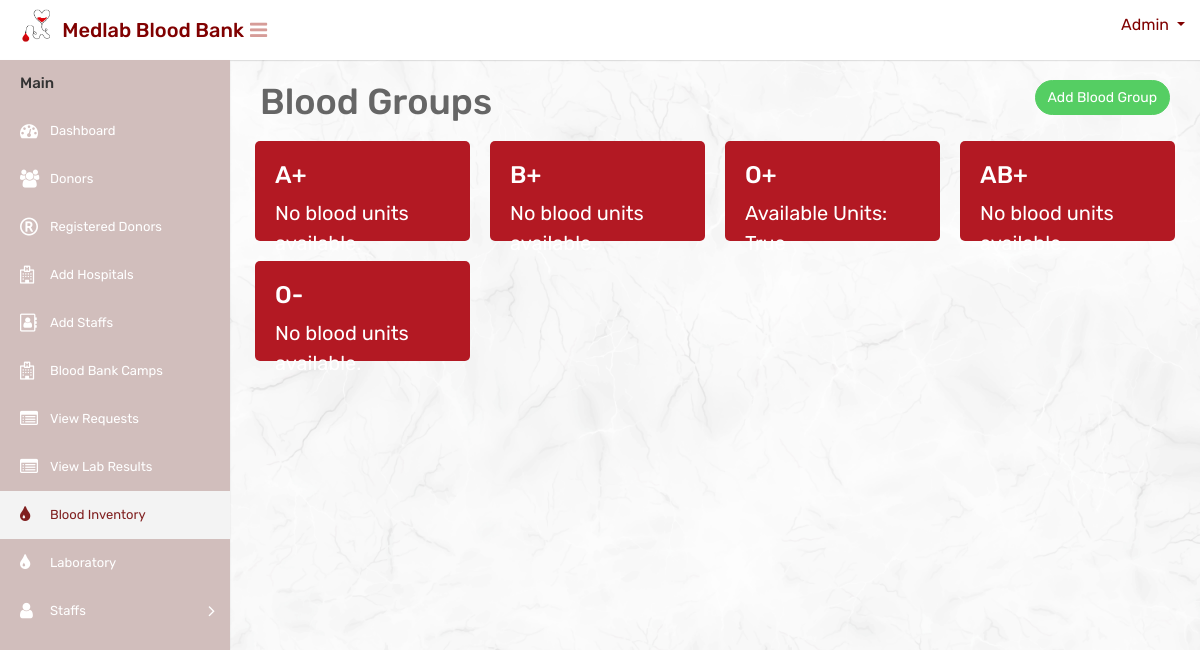
The page /bloodinventory on the database as committed earlier.
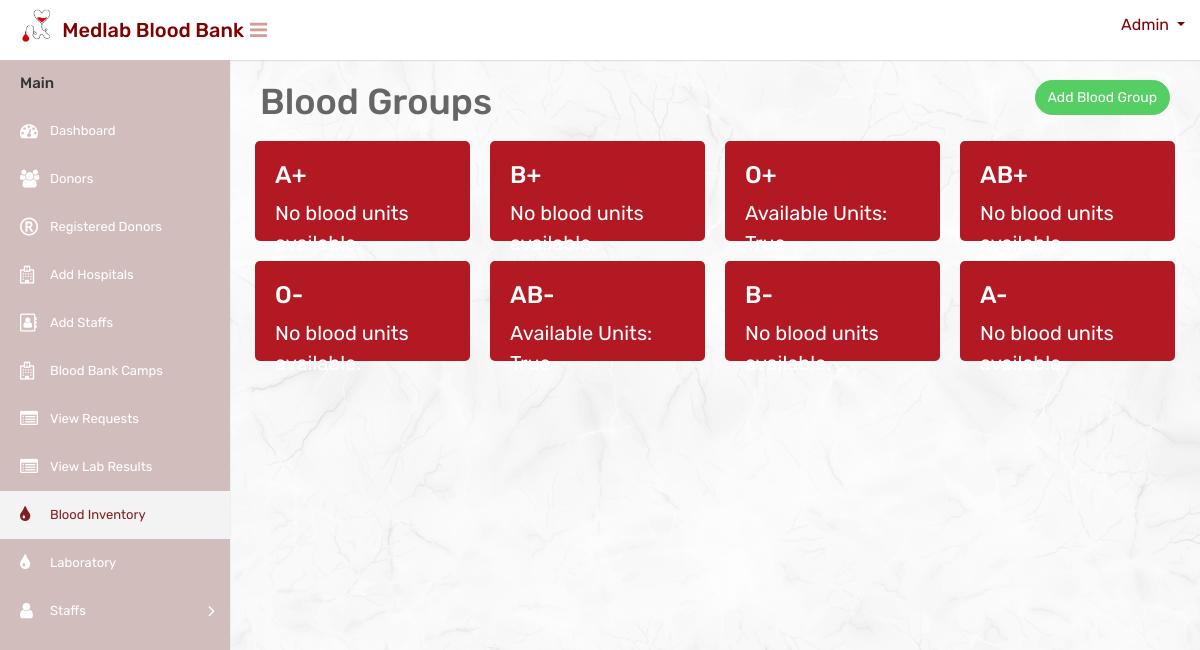
The same page on the database as committed later.
### website/models.py (models this page shows, shortened)
class BloodType(models.Model):
    blood_type = models.CharField(max_length=10, unique=True)

### website/views.py (the view)
# urls.py: path('bloodinventory', bloodinventory, name='bloodinventory'),
def bloodinventory(request):
    blood_types = BloodType.objects.all()
    blood_inventory_units = {}
    for blood_type in blood_types:
        try:
            blood_inventory = BloodInventory.objects.get(blood_type=blood_type)
            units = blood_inventory.quantity // 450
        except BloodInventory.DoesNotExist:
            units = 0
        blood_inventory_units[blood_type] = units
    return render(request, 'mainuser/bloodinventory.html', {'blood_types': blood_types, 'blood_inventory_units': blood_inventory_units})

### templates/mainuser/bloodinventory.html (shortened to what this page needs)
{% load static %}
<html lang="en">
<head>
    <link rel="stylesheet" type="text/css" href="{% static 'mainuser/css/bootstrap.min.css' %}">
    <link rel="stylesheet" type="text/css" href="{% static 'mainuser/css/font-awesome.min.css' %}">
    <link rel="stylesheet" type="text/css" href="{% static 'mainuser/css/style.css' %}">
</head>
<body>
    <div class="main-wrapper">
        <div class="header" style="background-color:white;height:60px;">
			<div class="header-left">
				<a href="{% url 'adminindex' %}" class="logo" style="color: black;">
					<img src="{% static 'mainuser/img/logocopy.png' %}" width="75" height="40" alt="" style="margin-left:15px"> <span style="color: maroon;font-size: 20px;margin-top:10px; margin-left:-10px;white-space: nowrap;">Medlab Blood Bank</span>
				</a>
			</div>
			<a id="toggle_btn" href="javascript:void(0);" style="color:#d69c98;margin-top:20px;margin-left:10px;"><i class="fa fa-bars"></i></a>
            <ul class="nav user-menu float-right">
                <li class="nav-item dropdown has-arrow">
                    <a href="#" class="dropdown-toggle nav-link user-link" data-toggle="dropdown"style="color:maroon">
						<span style="color:maroon;">Admin</span>
                    </a>
                </li>
            </ul>
        </div>
        <div class="sidebar" id="sidebar">
            <div class="sidebar-inner slimscroll">
                <div id="sidebar-menu" class="sidebar-menu">
                    <ul>
                        <li class="menu-title">Main</li>
                        <li>
                            <a href="{% url 'adminindex' %}"><i class="fa fa-dashboard"></i> <span>Dashboard</span></a>
                        </li>
						<li>
                            <a href="{% url 'donors' %}"><i class="fa fa-users"></i> <span>Donors</span></a>
                        </li>
                        <li>
                            <a href="{% url 'registereddonortable' %}"><i class="fa fa-registered"></i> <span>Registered Donors</span></a>
                        </li>
                        <li>
                            <a href="{% url 'registeredhospitaltable' %}"><i class="fa fa-hospital-o"></i> <span>Add Hospitals</span></a>
                        </li>
                        <li>
                            <a href="{% url 'registeredstafftable' %}"><i class="fa fa-address-book-o"></i> <span>Add Staffs</span></a>
                        </li>
                        <li>
                            <a href="{% url 'departments' %}"><i class="fa fa-hospital-o"></i> <span>Blood Bank Camps</span></a>
                        </li>
                        <li>
                            <a href="{% url 'blood_request_list' %}"><i class="fa fa-list-alt"></i> <span>View Requests</span></a>
                        </li>
						<li>
                            <a href="{% url 'view_uploaded_files' %}"><i class="fa fa-list-alt"></i> <span>View Lab Results</span></a>
                        </li>
                        <li class="active">
                            <a href="{% url 'bloodinventory' %}"><i class="fa fa-tint"></i> <span>Blood Inventory</span></a>
                        </li>
                        <li>
                            <a href="{% url 'laboratory' %}"><i class="fa fa-tint"></i> <span>Laboratory</span></a>
                        </li>
						<li class="submenu">
							<a href="#"><i class="fa fa-user"></i> <span>Staffs </span> <span class="menu-arrow"></span></a>
						</li>
                    </ul>
                </div>
            </div>
        </div>
        <div class="page-wrapper">
            <div class="content">
                <button id="addBloodGroupBtn" class="btn btn btn-success btn-rounded float-right" onclick="location.href='{% url 'addnewgroup' %}'">Add Blood Group</button>
                <h1>Blood Groups</h1>
                <div class="row">
                    {% for blood_type in blood_types %}
                        <div class="blood-group-box">
                            <h3>{{ blood_type.blood_type }}</h3>
                            {% with blood_inventory=blood_type.bloodinventory.quantity %}
                                {% if blood_inventory %}
                                    <p>Available Units: {{ blood_inventory|divisibleby:450 }}</p>
                                {% else %}
                                    <p>No blood units available.</p>
                                {% endif %}
                            {% endwith %}
                        </div>
                        {% if forloop.counter|divisibleby:4 %}
                            </div><div class="row">
                        {% endif %}
                    {% empty %}
                        <p>No blood groups available.</p>
                    {% endfor %}
                </div>
            </div>
        </div>
    </div>
</body>
</html>

Rows that differ between the two databases and show on the page:
added BloodType: blood_type "AB-", bloodinventory.quantity|divisibleby "True"
added BloodType: blood_type "B-", shows "No blood units available."
added BloodType: blood_type "A-", shows "No blood units available."
